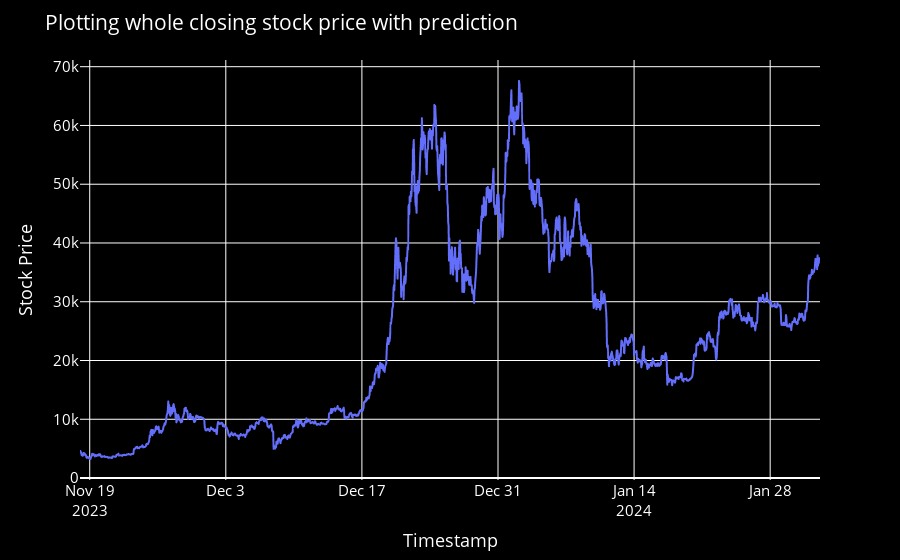

Here is the notebook cell this chart was saved with:
### Code cell
import plotly.express as px
from itertools import cycle

# Assuming lstmdf is your DataFrame containing stock price data and lst_output is the predicted output

lstmdf = closedf.tolist()
lstmdf.extend((np.array(lst_output).reshape(-1, 1)).tolist())
lstmdf = scaler.inverse_transform(lstmdf).reshape(1, -1).tolist()[0]

# Assuming you have a timestamp associated with each data point, for example in a pandas DataFrame
# If you don't have a timestamp, you might need to create one based on your data

timestamps = pd.date_range(start='2023-11-18', periods=len(lstmdf), freq='H')

# Creating a DataFrame with timestamps and stock prices
df_plot = pd.DataFrame({'Timestamp': timestamps, 'Stock_price': lstmdf})

# Plotting the data using Plotly Express
names = cycle(['Close price'])

fig = px.line(df_plot, x='Timestamp', y='Stock_price', labels={'Stock_price': 'Stock Price', 'Timestamp': 'Timestamp'})
fig.update_layout(title_text='Plotting whole closing stock price with prediction',
                  plot_bgcolor='black', font_size=15, font_color='white', legend_title_text='Stock')
fig.update_layout({
    'plot_bgcolor': 'black',
    'paper_bgcolor': 'black'
})

fig.for_each_trace(lambda t: t.update(name=next(names)))
fig['layout']['yaxis'].update(autorange=True)
fig.update_xaxes(showgrid=True)
fig.update_yaxes(showgrid=True)
fig.show()

### Figure 1 — Plotly figure (JSON) as saved in the notebook; plotly's stock layout.template omitted (floating-point values rounded to 4 significant figures; data arrays with more than 128 entries replaced by an {"elided": "..."} marker saying what was removed)
{"data": [{"hovertemplate": "Timestamp=%{x}<br>Stock Price=%{y}<extra></extra>", "legendgroup": "", "line": {"color": "#636efa", "dash": "solid"}, "marker": {"symbol": "circle"}, "mode": "lines", "name": "Close price", "showlegend": false, "type": "scattergl", "x": {"elided": "1828 str values"}, "xaxis": "x", "y": {"elided": "1828 float values"}, "yaxis": "y"}], "layout": {"font": {"color": "white", "size": 15}, "legend": {"title": {"text": "Stock"}, "tracegroupgap": 0}, "margin": {"t": 60}, "paper_bgcolor": "black", "plot_bgcolor": "black", "title": {"text": "Plotting whole closing stock price with prediction"}, "xaxis": {"anchor": "y", "domain": [0, 1], "showgrid": true, "title": {"text": "Timestamp"}}, "yaxis": {"anchor": "x", "autorange": true, "domain": [0, 1], "showgrid": true, "title": {"text": "Stock Price"}}}}
